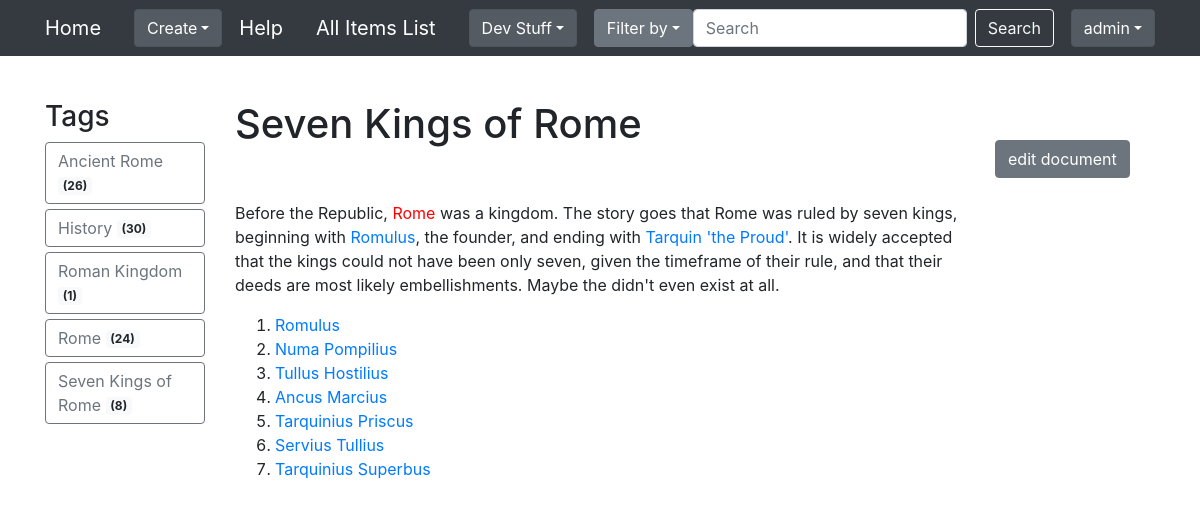
/notesfromxml/document/Seven Kings of Rome/ (signed in), run on an earlier commit of the app's database.
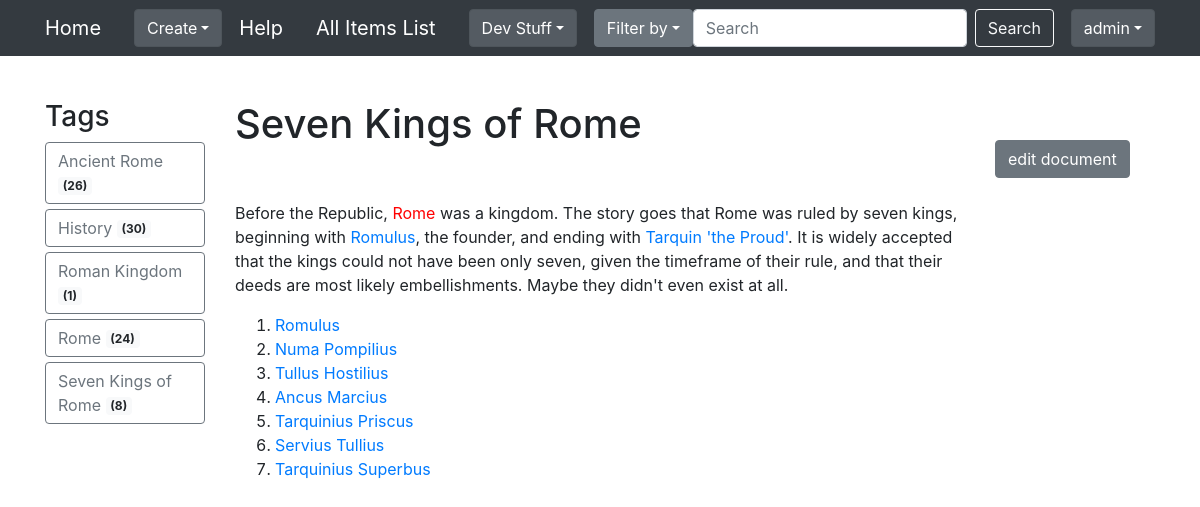
And on a later commit of the database.
### notesfromxml/models.py (models this page shows, shortened)
class Tag(models.Model):
    TAG_TYPE_CHOICES = (
        ('normal', 'Normal'),
        ('meta', 'Meta')
    )
    META_TAG_TYPE_CHOICES = (
        ('list', 'List'),
        ('none', 'None')
    )
    tag_name = models.TextField()
    tag_type = models.TextField(
        choices=TAG_TYPE_CHOICES,
        default='normal'
    )
    meta_tag_type = models.TextField(
        choices=META_TAG_TYPE_CHOICES,
        default='none'
    )
    def get_nr_of_docs_with_tag(self):
        return self.tagmap_set.count()

class Document(models.Model):
    document_name = models.TextField()
    document_text = models.TextField()
    def get_parsed_text(self):
        from .services.parser import TextParser
        parser = TextParser()
        return parser.perform_parse(self.document_text)
    def get_all_tags_sorted(self):
        return [tagmap.tag for tagmap in self.tagmap_set.all().order_by('tag__tag_name')]

### notesfromxml/views.py (the view)
# urls.py: path('document/<str:doc>/', views.display_doc, name='display_doc'),
@login_required
def display_doc(request, doc):
    document = Document.objects.get(document_name=doc)
    return render(request, 'notesfromxml/display-doc.html', {'document': document})

### notesfromxml/services/parser.py (called while the page is built)
    def perform_parse(self, input_text):
        parsed_text = input_text
        while self.is_match(parsed_text):
            parsed_text = self.find_match(parsed_text)
        return parsed_text

    def is_match(self, input_text):
        matches = re.finditer(self.pattern, input_text)
        return any(True for _ in matches)

### notesfromxml/templates/notesfromxml/display-doc.html (shortened to what this page needs)
{% extends 'notesfromxml/base.html' %}
{% load static %}
{% load app_filters %}
{%  block head_css_page %}
    <link rel="stylesheet" type="text/css" href="{% static 'notesfromxml/css/display-doc.css' %}" />
 {% endblock head_css_page %}
{% block content %}
<div class="container">
    <div class="row">
        <div class="col-sm-2">
            <div class="sidebar-module">
                <h3>Tags</h3>
                {% for tag in document.get_all_tags_sorted %}
                    <div id="id-div-tag-container">
                        <a class="btn btn-outline-secondary btn-block" href="{% url 'notesfromxml:display_tag' tag.tag_name %}" id="tag-btn-link-text">
                            {{ tag.tag_name }} <span class="badge badge-light"> ({{ tag.get_nr_of_docs_with_tag }})</span>
                        </a>
                    </div>
                {% endfor %}
            </div>
        </div>
        <section class="col-sm-8">
            <h1>{{ document.document_name }}</h1>
            <div id="div-container-document-text">
                <label id="id-label-textarea-display-document-text">
                    {{ document.get_parsed_text|safe }}
                </label>
            </div>
        </section>
        <div class="col-sm-2">
            <div id="id-div-edit-document-button">
                <a class="btn btn-secondary" href="{% url 'notesfromxml:edit_doc' document.document_name %}"> edit document</a>
            </div>
        </div>
    </div>
</div>
{% endblock content %}

### notesfromxml/templates/notesfromxml/base.html (shortened to what this page needs)
<!DOCTYPE html>
<html lang="en">
<head>
    {% load static %}
    {% block head_css %}
        {% block head_css_site %}
            <link rel="stylesheet" href="{% static 'notesfromxml/bootstrap/bootstrap_4/bootstrap.min.css' %}"
 media="screen"/>
            <link rel="stylesheet" href="{% static 'notesfromxml/mivhak/mivhak.min.css' %}"
 media="screen"/>
            <link href="{% static 'notesfromxml/css/base.css' %}" rel="stylesheet" media="screen">
        {% endblock head_css_site %}
        {% block head_css_page %}{% endblock head_css_page %}
    {% endblock head_css %}
</head>
<body>
    <header>
        <nav class="navbar navbar-dark bg-dark fixed-top
            {% block nav-style %}{% endblock nav-style %}" role="navigation"
        >
            <div class="container p-none">
                <a class="navbar-brand" href={% url 'notesfromxml:index' %}>Home</a>
                <div class="dropdown show">
                    <a class="btn btn-secondary dropdown-toggle" role="button"
                       data-toggle="dropdown" href="#"
                       aria-haspopup="true" aria-expanded="false">Create</a>
                </div>
                <a class="navbar-brand" href={% url 'notesfromxml:display_help' %}>Help</a>
                <a class="navbar-brand" href={% url 'notesfromxml:list_db_content' %}>All Items List</a>
                <div class="dropdown show">
                    <a class="btn btn-secondary dropdown-toggle" role="button"
                       data-toggle="dropdown" href="#"
                       aria-haspopup="true" aria-expanded="false">Dev Stuff</a>
                </div>
                <form class="form-inline" action="{% url 'notesfromxml:search_results' %}" method="get">
                    <div class="dropdown show input-group-btn search-panel">
                        <a class="btn btn-outline-secondary dropdown-toggle" role="button"
                           data-toggle="dropdown" href="#" aria-haspopup="true" aria-expanded="false">Filter by</a>
                    </div>
                    <input id="tag-search-id" name="search-bar-input" class="form-control mr-sm-2" type="search" placeholder="Search" aria-label="Search">
                    <button class="btn btn-outline-light my-2 my-sm-0" type="submit">Search</button>
                </form>
                <div class="dropdown show">
                    {% if user.is_authenticated %}
                        <a class="btn btn-secondary dropdown-toggle" role="button"
                           data-toggle="dropdown" href="#"
                           aria-haspopup="true" aria-expanded="false">{{ user.get_username }}</a>
                    {% endif %}
                </div>
            </div>
        </nav>
    </header>
    <div id="site-wrapper">
        {% block content %}{% endblock content %}
    </div>
    {% block footer_javascript %}
        {% block footer_javascript_site %}
            <link rel="stylesheet" href="https://cdnjs.cloudflare.com/ajax/libs/prettify/r298/prettify.min.css">
            <link rel="stylesheet" href="//cdnjs.cloudflare.com/ajax/libs/highlight.js/9.12.0/styles/default.min.css">
        {% endblock footer_javascript_site %}
    {% endblock footer_javascript %}
</body>
</html>

### notesfromxml/static/notesfromxml/css/base.css (style rules this page uses)
#site-wrapper { margin-top: 100px; margin-bottom: 100px; }

### notesfromxml/static/notesfromxml/css/display-doc.css (style rules this page uses)
#id-label-textarea-display-document-text { height: auto; display: block; }
#div-container-document-text { padding-top: 45px; }
#id-div-tag-container { padding-bottom: 5px; }
#tag-btn-link-text { white-space: normal; text-align: left; }
#id-div-edit-document-button { margin-top: 40px; margin-bottom: 40px; }
.broken-link { color: red; }

What changed in the data, as far as the page shows it:
changed Document "Seven Kings of Rome": get_parsed_text "…most likely embellishments. Maybe the didn't even exist at…" → "…most likely embellishments. Maybe they didn't even exist at…"
